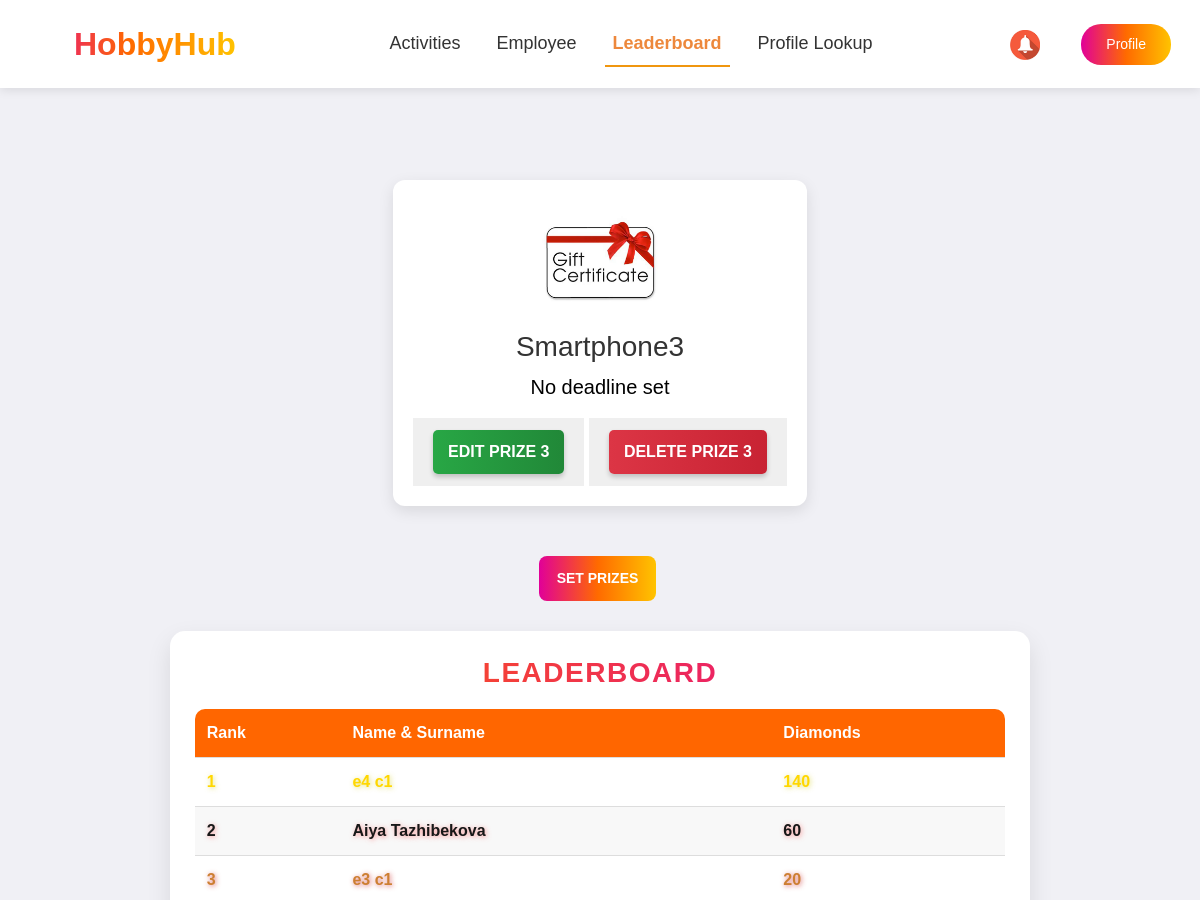
Page /leaderboard_show/ (signed in, upper part) on the earlier database version.
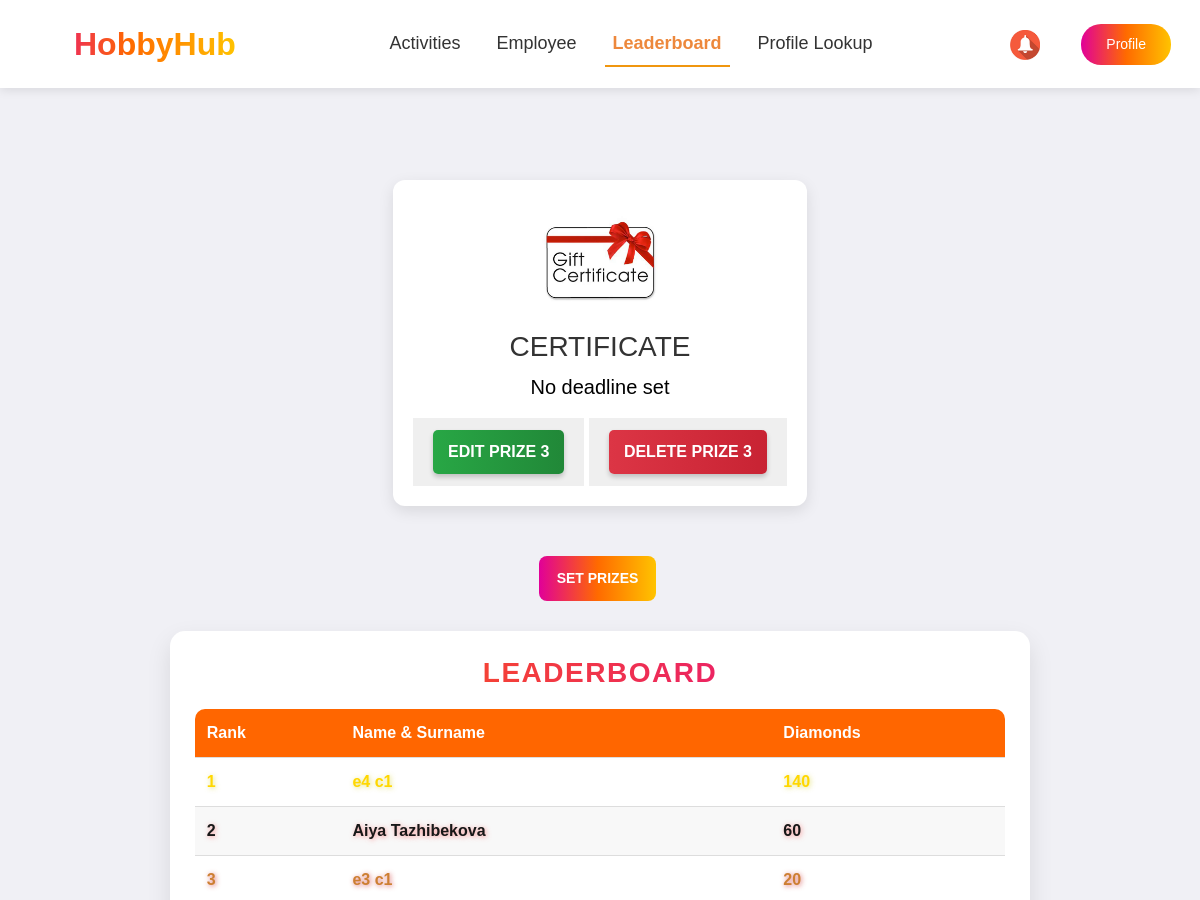
Same page on the later database version.
### events/models.py (models this page shows, shortened)
class Prize(models.Model):
    name = models.CharField(max_length=255, verbose_name="Prize Name")
    description = models.TextField(verbose_name="Prize Description")
    image = models.ImageField(upload_to='prizes/', null=True, blank=True, verbose_name="Prize Image")
    rank = models.IntegerField(verbose_name="Rank")
    company = models.ForeignKey('Company', on_delete=models.CASCADE, verbose_name="Company")
    deadline = models.DateField(null=True, blank=True)
    class Meta:
        constraints = [
            models.UniqueConstraint(
                fields=['rank', 'company'],
                name='unique_rank_per_company'
            )
        ]

### events/views.py (the view)
# urls.py: path('leaderboard_show/', leaderboard_show, name="leaderboard_show"),
@role_required("organizer")
def leaderboard_show(request):
    employees = Employee.objects.filter(is_approved=True).order_by('-diamonds')
    if request.session.get("company_id"):
        company_id = request.session["company_id"]
        company = Company.objects.get(id=company_id)
        employees = Employee.objects.filter(company=company, is_approved=True).order_by('-diamonds')
        prizes = Prize.objects.filter(company=company).order_by('rank')
        return render(request, 'leaderboard_show.html', {
            'employees': employees,
            'prizes': prizes,
        })
    else:
        return redirect('sign_in')

### events/views.py (called while the page is built)
def role_required(role):
    def decorator(view_func):
        @wraps(view_func)
        def wrapper(request, *args, **kwargs):
            if role == "employee" and not request.session.get("nickname"):
                return redirect(f"/sign_in/?next={request.get_full_path()}")
            if role == "organizer" and not request.session.get("company_id"):
                return redirect(f"/sign_in/?next={request.get_full_path()}")
            return view_func(request, *args, **kwargs)
        return wrapper
    return decorator

### events/templates/leaderboard_show.html (shortened to what this page needs)
{% extends "organizer_base.html" %}
    {% load static %}
    {% block extra_css %}
        <link rel="stylesheet" href="{% static 'css/organizer-styles.css' %}">
        <link rel="stylesheet" href="{% static 'css/leaderboard.css' %}">
        <link href="https://fonts.cdnfonts.com/css/gilroy-bold" rel="stylesheet">
        <link rel="stylesheet" href="https://cdn.jsdelivr.net/npm/swiper/swiper-bundle.min.css">
    {% endblock %}
    {% block content %}
    <section class="leaderboard">
        <div class="prize-pyramid">
            {% for prize in prizes %}
            <div class="prize prize-{{ prize.rank }}" data-deadline="{{ prize.deadline|date:'Y-m-d' }}">
                <img src="{{ prize.image.url }}" alt="{{ prize.name }}">
                <h3>{{ prize.name }}</h3>
        {% if prize.deadline %}
        <p class="prize-deadline">Deadline: {{ prize.deadline|date:"Y-m-d" }}</p>
    {% else %}
        <p class="prize-deadline">No deadline set</p>
    {% endif %}
            <button type="button" class="edit-prize-custom"
                    data-bs-toggle="modal"
                    data-bs-target="#editPrizeModal"
                    data-prize-id="{{ prize.id }}"
                    data-prize-name="{{ prize.name }}"
                    data-prize-description="{{ prize.description }}"
                    data-prize-rank="{{ prize.rank }}"
                    data-prize-deadline="{{ prize.deadline|date:'Y-m-d' }}"
                    data-prize-image="{{ prize.image.url }}">
                    <span class="edit-prize-shadow"></span>
                    <span class="edit-prize-edge"></span>
                    <span class="edit-prize-front"> Edit Prize {{ prize.rank }}</span>
            </button>
<button type="button" class="delete-prize-custom"
        data-bs-toggle="modal"
        data-bs-target="#deletePrizeModal"
        data-prize-id="{{ prize.id }}">
        <span class="delete-prize-shadow"></span>
        <span class="delete-prize-edge"></span>
        <span class="delete-prize-front">Delete Prize {{ prize.rank }}</span>
</button>
            </div>
            {% endfor %}
        </div>
        <div class="prize_buttons">
            <button type="button" class="btn btn-gradient" data-bs-toggle="modal" data-bs-target="#addPrizeModal">Set Prizes</button>
        </div>
        <div class="leaderboard-container">
            <h2>Leaderboard</h2>
            <table id="leaderboard-table">
                <thead>
                    <tr>
                        <th>Rank</th>
                        <th>Name & Surname</th>
                        <th>Diamonds</th>
                    </tr>
                </thead>
                <tbody>
                    {% for employee in employees %}
                    <tr>
                        <td>{{ forloop.counter }}</td>
                        <td>{{ employee.name }} {{ employee.last_name }}</td>
                        <td>{{ employee.diamonds }} </td>
                    </tr>
                    {% endfor %}
                </tbody>
            </table>
        </div>
    </section>
 {% endblock %}

Differences in the rows shown:
changed Prize: name "Smartphone3" → "CERTIFICATE"
